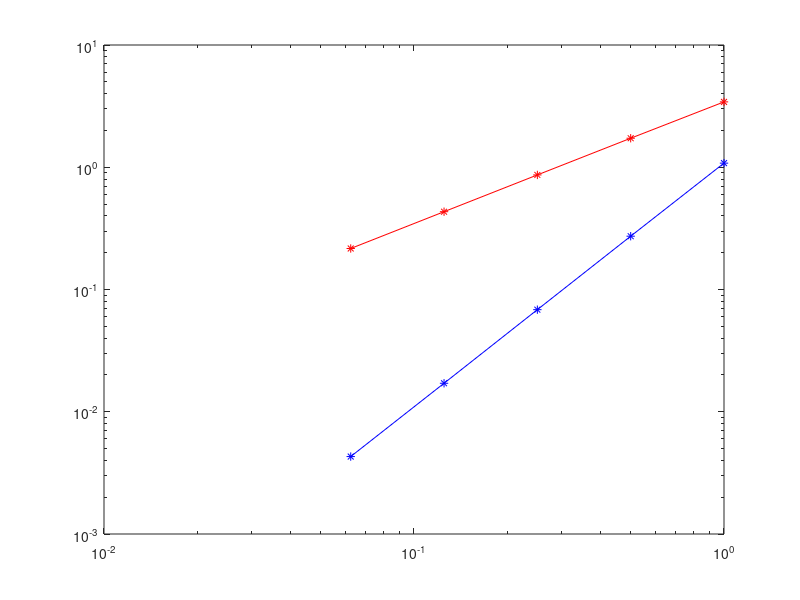

Here is the MATLAB script that generated this plot:
clear all
close all
clc

% L2 = [0.9876 0.2492 0.0625 0.0156 0.0039];
% H1 = [3.4157 1.726 0.8653 0.4329 0.2165];
% h = [1 0.5 0.25 0.125 0.0625];

L2 = [1.0806 0.2729 0.0684 0.0171 0.0043];
H1 = [3.4254 1.7272 0.8654 0.4329 0.2165];
h = [1 0.5 0.25 0.125 0.0625];

loglog(h,L2,'*-b')
hold on
loglog(h,H1,'*-r')
polyfit(log(h),log(L2),1)
polyfit(log(h),log(H1),1)
